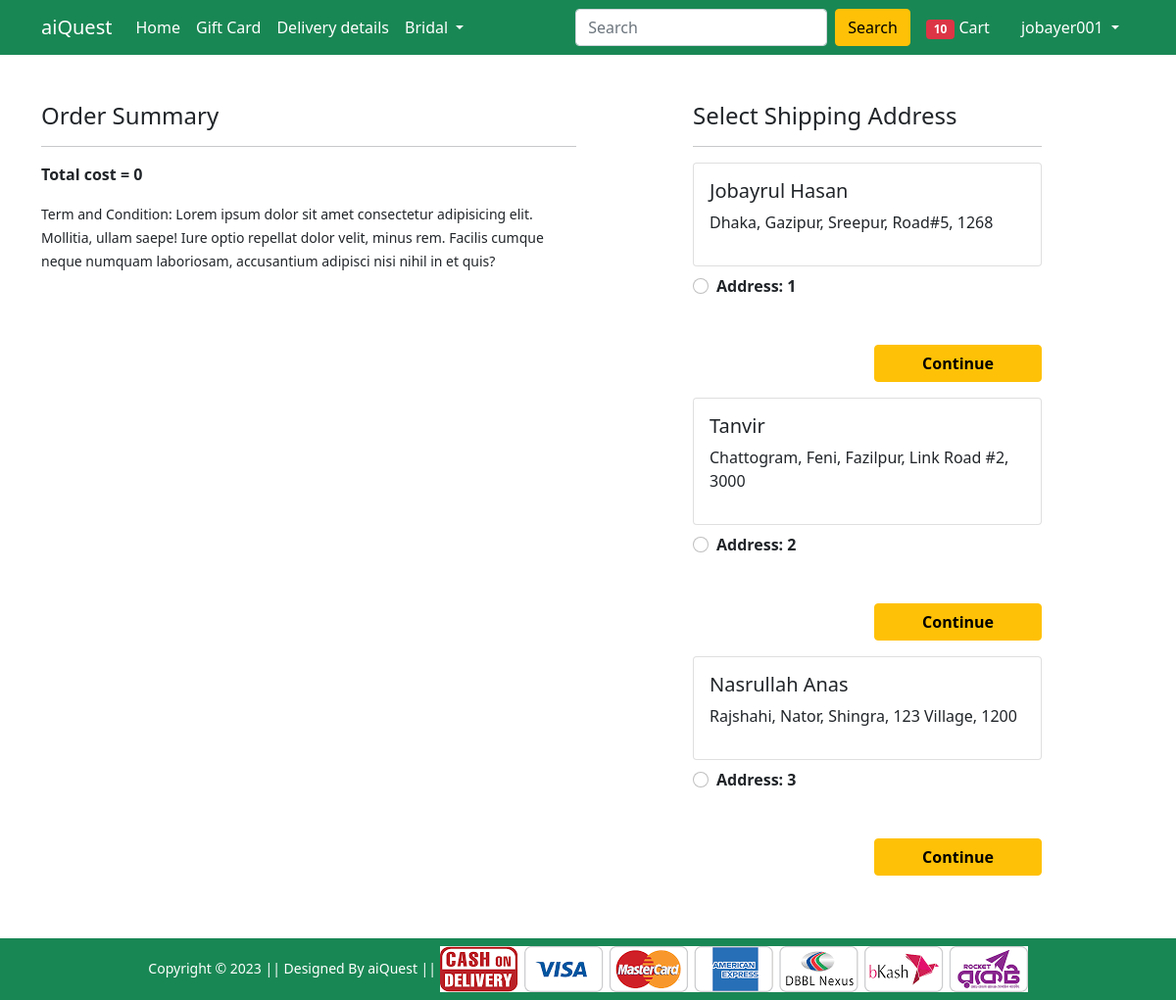
/checkout/ (signed in), run on the app's committed database.
### Shop/models.py (models this page shows, shortened)
class Customer(models.Model):
    user = models.ForeignKey(User, on_delete=models.CASCADE)
    name = models.CharField(max_length=200)
    division = models.CharField(choices=DIVISION_CHOICES, max_length= 50)
    district = models.CharField(max_length=200)
    thana = models.CharField(max_length=50)
    villageorroad = models.CharField(max_length=50)
    zipcode = models.IntegerField()

### Shop/views.py (the view)
# urls.py: path('checkout/', views.checkout, name= 'checkout'),
@login_required
def checkout(request):
    request_user = request.user
    add = Customer.objects.filter(user = request_user)
    cart_items = Cart.objects.filter(user = request_user)
    amount = 0
    shipping_amount = 100
    totalamount = 0
    cart_product = [p for p in Cart.objects.all() if p.user == request_user]
    if cart_product:
     for p in cart_product:
      tempamount = (p.quantity * p.product.discounted_price)
      amount += tempamount
      totalamount = amount + shipping_amount
    return render(request, 'Shop/checkout.html', {'add': add, 'totalamount': totalamount, 'cart_items': cart_items})

### Shop/templates/Shop/checkout.html (shortened to what this page needs)
{% extends 'Shop/base.html' %}
{% load static %}
{% block main-content %}
<div class="container">
    <div class="row mt-5">
        <div class="col-sm-6">
            <h4>Order Summary</h4>
            <hr>
              <p class="fw-bold">Total cost = {{totalamount}}</p>
            <small>Term and Condition: Lorem ipsum dolor sit amet consectetur adipisicing elit. Mollitia, ullam saepe!
                Iure optio repellat dolor velit, minus rem. Facilis cumque neque numquam laboriosam, accusantium
                adipisci nisi nihil in et quis?</small>
        </div>
        <div class="col-sm-4 offset-sm-1">
            <h4>Select Shipping Address</h4>
            <hr>
            <form action="/paymentdone">
                {% for ad in add %}
                <div class="card">
                    <div class="card-body">
                        <h5>{{ad.name}}</h5>
                        <p>{{ad.division}}, {{ad.district}}, {{ad.thana}}, {{ad.villageorroad}}, {{ad.zipcode}}</p>
                    </div>
                </div>
                <div class="form-check mt-2 mb-5">
                    <input class="form-check-input" type="radio" name = "custid" id="custadd{{forloop.counter}}" value="{{ad.id}}">
                    <label class="form-check-label fw-bold" for="">
                        Address: {{forloop.counter}} </label>
                </div>
                <div class="text-end">
                    <button type="submit" class="btn btn-warning mb-3 px-5 fw-bold">Continue</button>
                </div>
                {% endfor %}
            </form>
        </div>
    </div>
</div>
{% endblock main-content %}

### Shop/templates/Shop/base.html (shortened to what this page needs)
<!doctype html>
{% load static %}
<html lang="en">
<head>
    <link href="https://cdn.jsdelivr.net/npm/bootstrap@5.0.0-beta1/dist/css/bootstrap.min.css" rel="stylesheet"
>
    <link rel="stylesheet" href="{% static 'Shop/css/owl.carousel.min.css' %}">
    <link rel="stylesheet" href="{% static 'Shop/css/all.min.css' %}">
    <link rel="stylesheet" href="{% static 'Shop/css/style.css' %}">
</head>
<body>
    <nav class="navbar navbar-expand-lg navbar-dark bg-success">
        <div class="container">
            <a class="navbar-brand" href="/">aiQuest</a>
            <div class="collapse navbar-collapse" id="navbarSupportedContent">
                <ul class="navbar-nav me-auto mb-2 mb-lg-0">
                    <li class="nav-item">
                        <a class="nav-link active" aria-current="page" href="/">Home</a>
                    </li>
                    <li class="nav-item">
                        <a class="nav-link active" aria-current="page" href="#">Gift Card</a>
                    </li>
                    <li class="nav-item">
                        <a class="nav-link active" aria-current="page" href="#">Delivery details</a>
                    </li>
                    <li class="nav-item dropdown">
                        <a class="nav-link dropdown-toggle text-white" href="#" id="electronicsDropdown" role="button"
                            data-bs-toggle="dropdown" aria-expanded="false">
                            Bridal
                        </a>
                    </li>
                </ul>
                <form class="d-flex">
                    <input class="form-control me-2" type="search" placeholder="Search" aria-label="Search">
                    <button class="btn btn-warning" type="submit">Search</button>
                </form>
                <div>
                    <ul class="navbar-nav me-auto mb-2 mb-lg-0">
                        {% if request.user.is_authenticated %}
                        <li class="nav-item mx-2">
                            <a href="{% url 'showCart' %}" class="nav-link text-white"><span
                                class="badge bg-danger">10</span> Cart </a>
                        </li>
                        <li class="nav-item dropdown mx-2">
                            <a class="nav-link dropdown-toggle text-white" href="#" id="profileDropdown" role="button"
                                data-bs-toggle="dropdown" aria-expanded="false">
                                {{request.user.username}}
                            </a>
                        </li>
                        {% endif %}
                    </ul>
                </div>
            </div>
        </div>
    </nav>
    {% block main-content %} {% endblock main-content %}
    <footer class="container-fluid bg-success text-center p-2 mt-5">
        <small class="text-white">Copyright &copy; 2023 || Designed By aiQuest || </small>
        <img src="{% static 'Shop/images/paymentlogo.png' %}" alt="" srcset="" class="img-fluid" height="2px">
    </footer>
</body>
</html>

### data on the page
Customer: name "Jobayrul Hasan", division "Dhaka", district "Gazipur", thana "Sreepur", villageorroad "Road#5", zipcode "1268"
Customer: name "Tanvir", division "Chattogram", district "Feni", thana "Fazilpur", villageorroad "Link Road #2", zipcode "3000"
Customer: name "Nasrullah Anas", division "Rajshahi", district "Nator", thana "Shingra", villageorroad "123 Village", zipcode "1200"

### other printed values
{{ request.user.username }} "jobayer001"
{{ totalamount }} "0"
